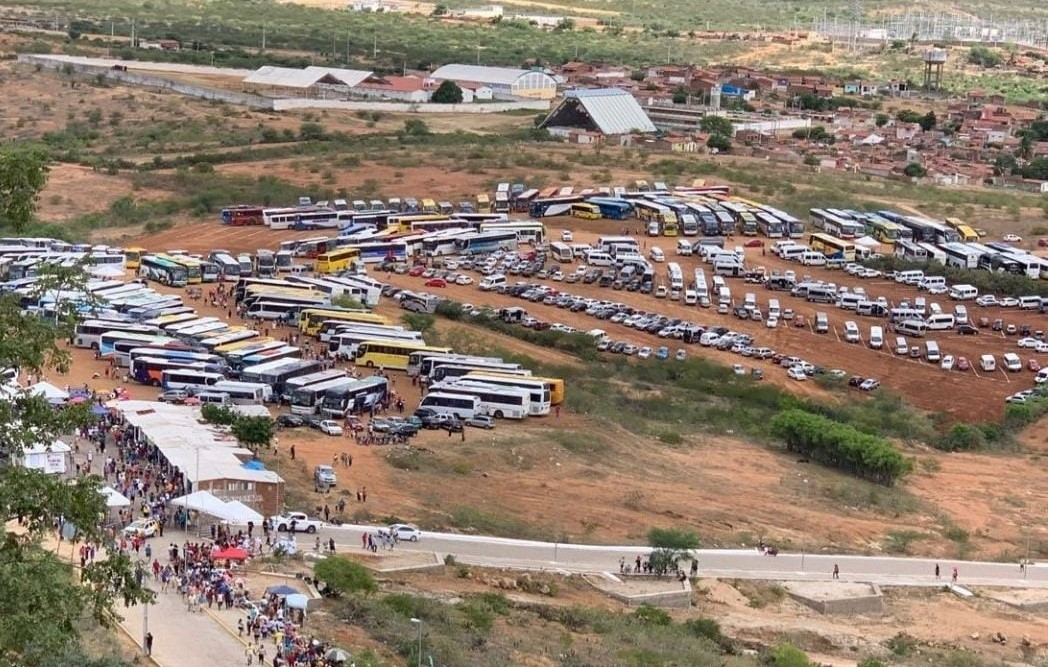
#> input picture imagens/estacionamento.jpg, 1048 x 667 px, found by its file name
$ python tiltshift.py
#> lines starting #> are read from the running program, lines starting #| are printed output that depends on the picture
import cv2
import numpy as np

def on_trackbar(val):
    global img_final

    slider_altura = cv2.getTrackbarPos('altura', 'Tiltshift')  # altura da região central
    slider_centro = cv2.getTrackbarPos('centro', 'Tiltshift')  # posição vertical do centro
    slider_decaimento = cv2.getTrackbarPos('decaimento', 'Tiltshift')  # intensidade de decaimento

    l1 = slider_centro - int(slider_altura/2)
    l2 = slider_centro + int(slider_altura/2)

    if l1 >= 0 and l2 <= 100:
        l1 = l1*height/100
        l2 = l2*height/100
    else:
        return

    aux = img1.copy()

    x = np.arange(height, dtype=np.float32)

    alpha = 0.5 * (np.tanh((x - l1)/(slider_decaimento+0.001)) - np.tanh((x - l2)/(slider_decaimento+0.001)))

    for i, element in enumerate(alpha):
        aux[i] = cv2.addWeighted(img1[i], element, img2[i], 1 - element, 0.0)

    cv2.imshow('Tiltshift', aux)
    img_final = aux


slider_inicial = 0
slider_max = 100
mask = np.repeat(0.04, 25).reshape(5, 5)

img1 = cv2.imread('estacionamento.jpg', cv2.IMREAD_COLOR)
#> img1 is the input picture: shape (667, 1048, 3); mean B, G, R 111.8, 125.7, 141.7
height, width = img1.shape[:-1]
#> height = 667; width = 1048

img2 = img1.copy()
img_final = img1.copy()

cv2.namedWindow('Tiltshift')
cv2.createTrackbar('altura', 'Tiltshift', slider_inicial, slider_max, on_trackbar)
#> slider 'altura' is set to 33
cv2.createTrackbar('centro', 'Tiltshift', slider_inicial, slider_max, on_trackbar)
#> slider 'centro' is set to 33
cv2.createTrackbar('decaimento', 'Tiltshift', slider_inicial, slider_max, on_trackbar)
#> slider 'decaimento' is set to 33

img_32f = np.float32(img2)
for n in range(5):
    img_32f = cv2.filter2D(img_32f, -1, mask)
#> this loop made 5 passes
#> pass 1, `img_32f = cv2.filter2D(img_32f, -1, mask)`:
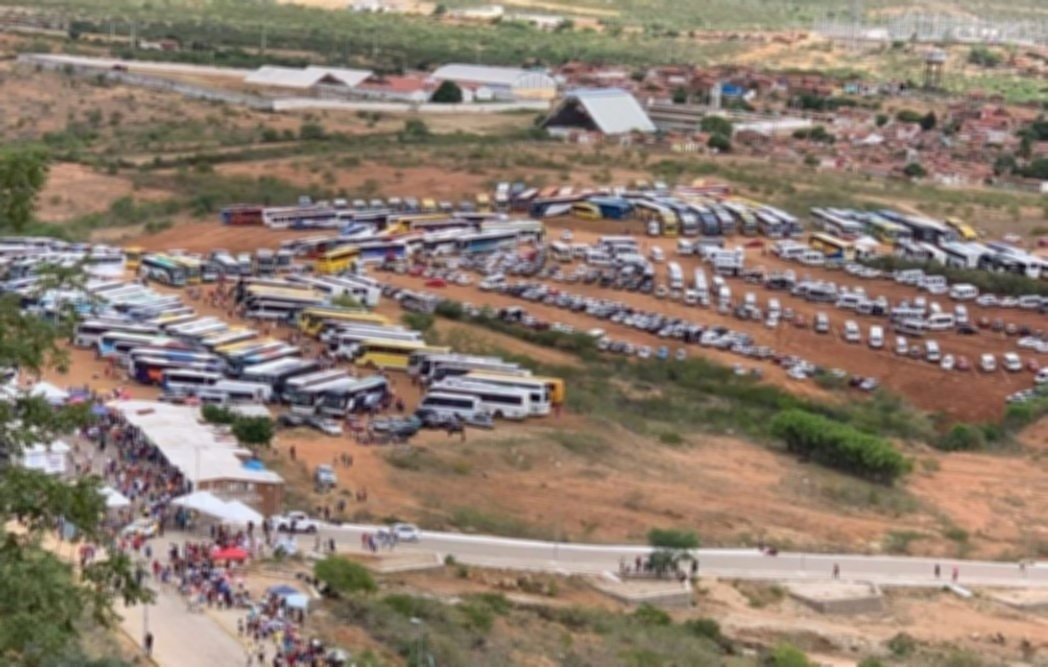
#> img_32f: shape (667, 1048, 3) float32; mean B, G, R 111.8, 125.7, 141.7
#> pass 3, `img_32f = cv2.filter2D(img_32f, -1, mask)`:
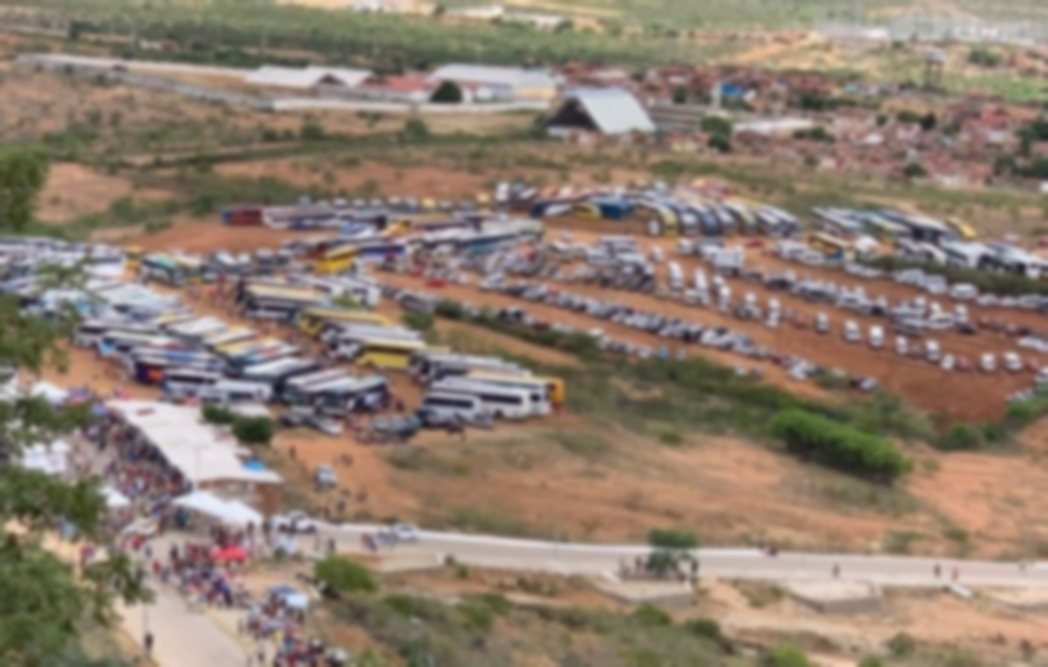
#> img_32f: shape (667, 1048, 3) float32; mean B, G, R 111.8, 125.7, 141.7
img2 = np.uint8(img_32f)

on_trackbar(0)
#> after the loop in on_trackbar, `for i, element in enumerate(alpha):`:
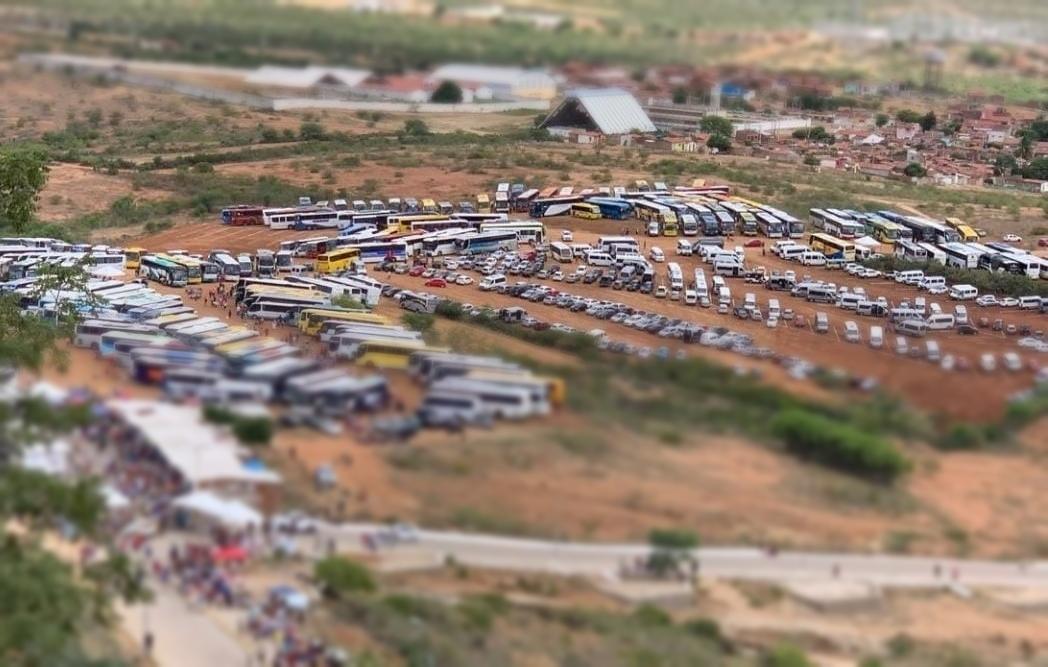
#> aux: shape (667, 1048, 3); mean B, G, R 111.4, 125.3, 141.4

k = cv2.waitKey(0)
#> (key Esc is pressed here)
if k == 27:
    cv2.destroyAllWindows()
elif k == ord('s'):
    cv2.imwrite('img_tiltshift.png', img_final)
    print('Imagem salva como img_tiltshift.png')

$ run again, with imagens/jardim.jpg copied over imagens/estacionamento.jpg
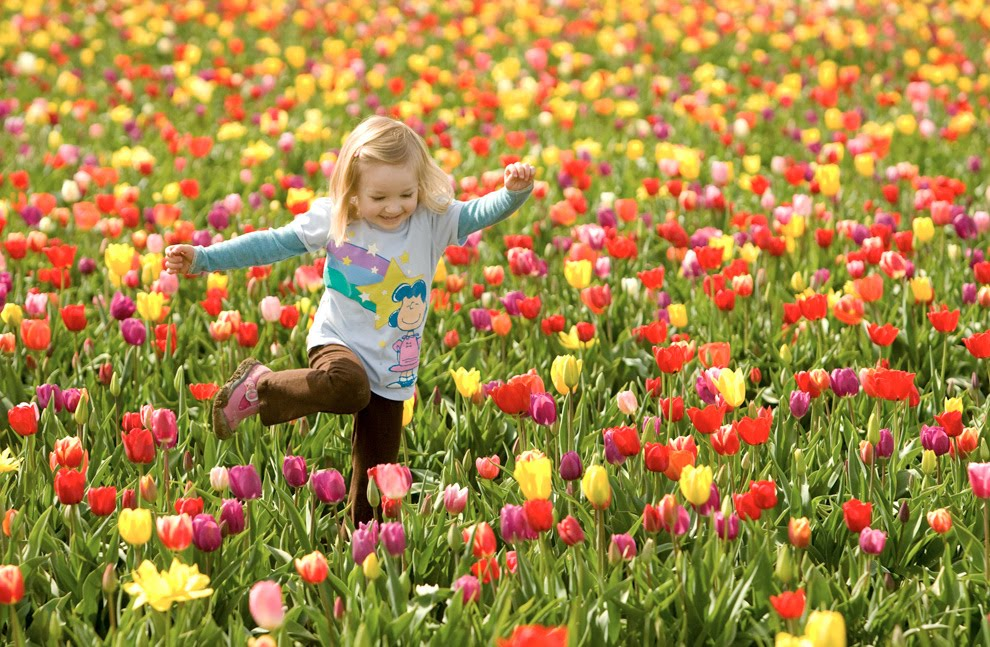
#> input picture imagens/jardim.jpg, 990 x 647 px, found by its file name
#> img1 is the input picture: shape (647, 990, 3); mean B, G, R 69.6, 135.3, 165
#> after the loop `for n in range(5):`:
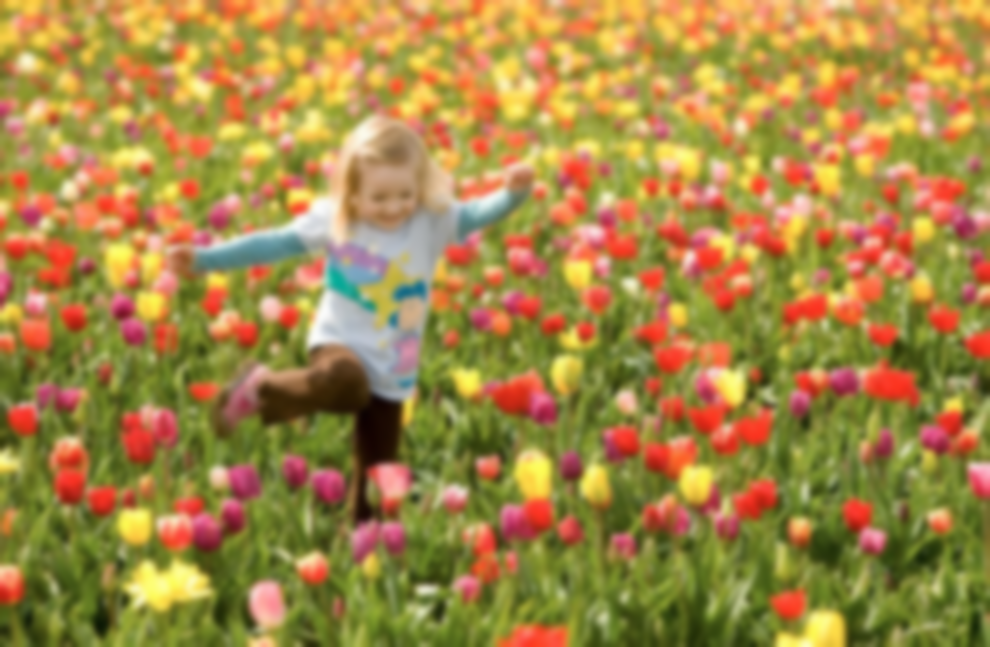
#> img_32f: shape (647, 990, 3) float32; mean B, G, R 69.6, 135.3, 165
#> after the loop in on_trackbar, `for i, element in enumerate(alpha):`:
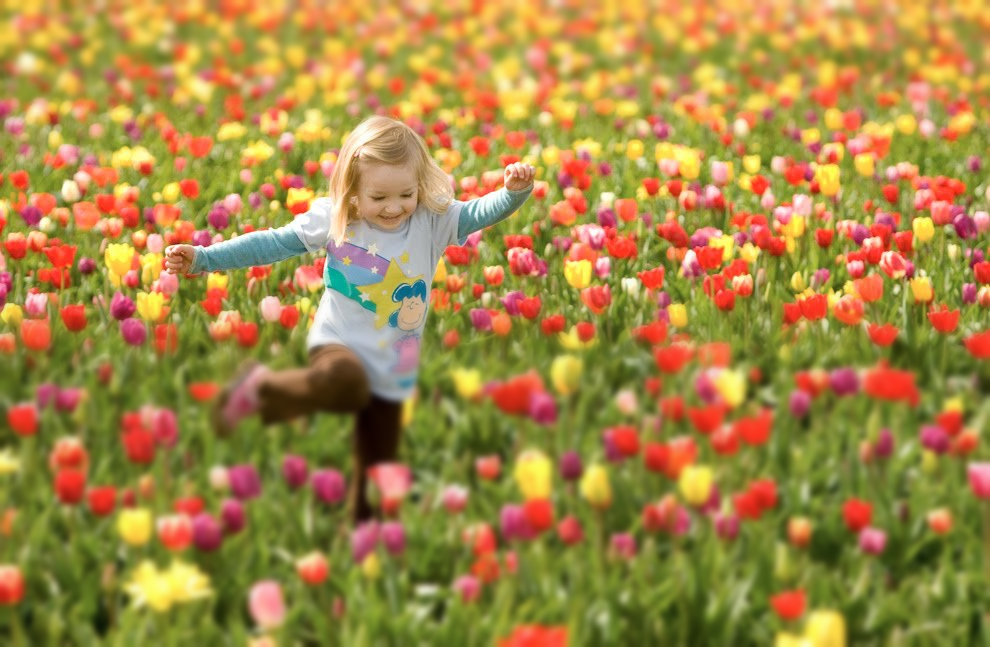
#> aux: shape (647, 990, 3); mean B, G, R 69.2, 134.9, 164.7
